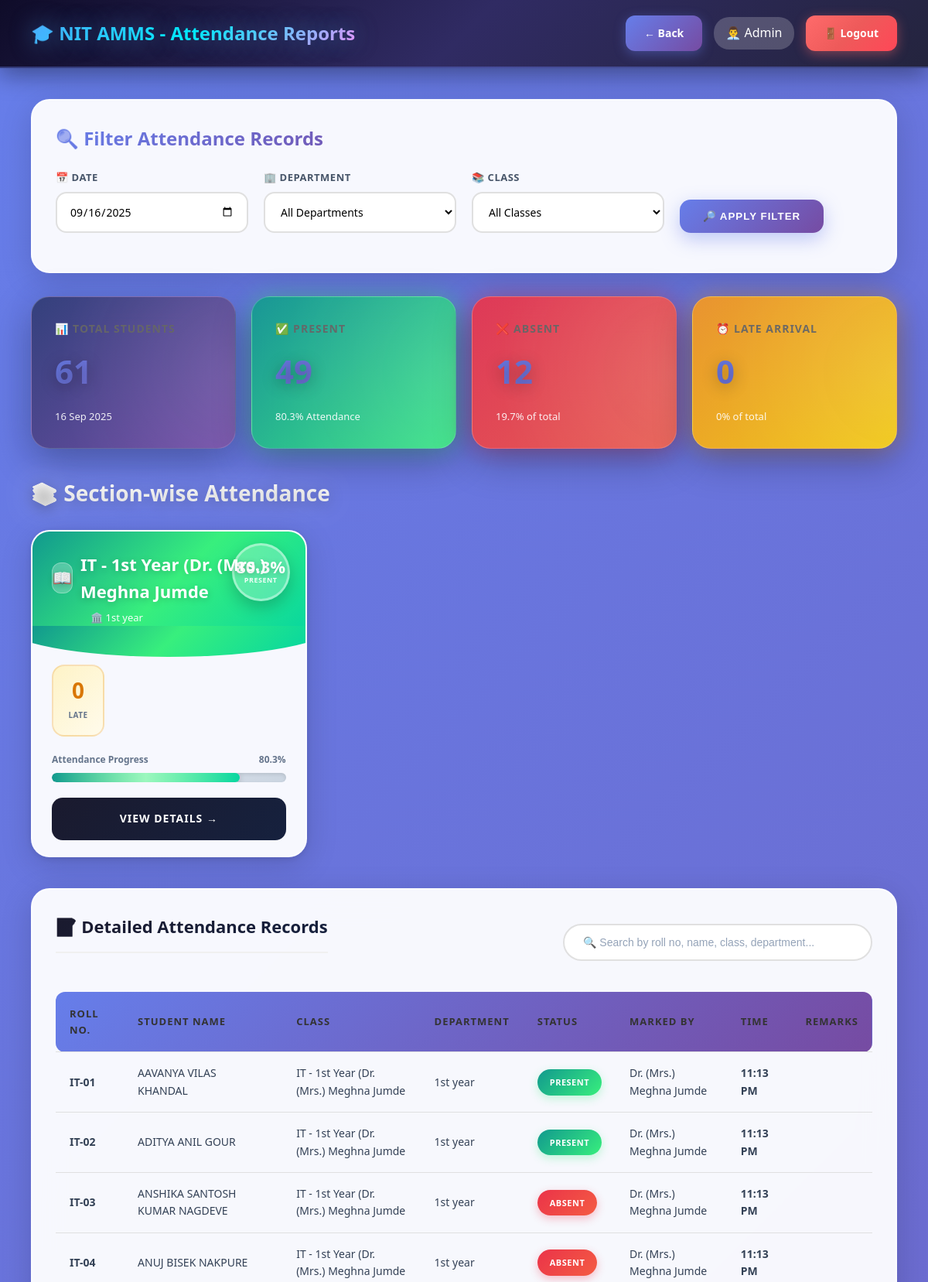
/admin/report_summary.php?date=2025-09-16 (signed in, upper part), run on the app's committed database.
### tables this page shows
CREATE TABLE `users` (
  `id` int(11) NOT NULL,
  `username` varchar(50) NOT NULL,
  `password` varchar(255) NOT NULL,
  `full_name` varchar(100) NOT NULL,
  `email` varchar(100) NOT NULL,
  `phone` varchar(15) DEFAULT NULL,
  `photo` varchar(255) DEFAULT NULL,
  `role` enum('admin','hod','teacher','student','parent','superadmin') NOT NULL,
  `department_id` int(11) DEFAULT NULL,
  `is_active` tinyint(1) DEFAULT 1,
  `created_at` timestamp NOT NULL DEFAULT current_timestamp()
);

CREATE TABLE `classes` (
  `id` int(11) NOT NULL,
  `class_name` varchar(100) NOT NULL,
  `department_id` int(11) NOT NULL,
  `year` int(11) NOT NULL,
  `section` varchar(10) NOT NULL,
  `teacher_id` int(11) NOT NULL,
  `semester` int(11) NOT NULL,
  `academic_year` varchar(20) NOT NULL,
  `created_at` timestamp NOT NULL DEFAULT current_timestamp()
);

CREATE TABLE `departments` (
  `id` int(11) NOT NULL,
  `dept_name` varchar(100) NOT NULL,
  `dept_code` varchar(20) NOT NULL,
  `hod_id` int(11) DEFAULT NULL,
  `created_at` timestamp NOT NULL DEFAULT current_timestamp()
);

CREATE TABLE `student_attendance` (
  `id` int(11) NOT NULL,
  `student_id` int(11) NOT NULL,
  `class_id` int(11) NOT NULL,
  `attendance_date` date NOT NULL,
  `status` enum('present','absent','late') NOT NULL,
  `remarks` text DEFAULT NULL,
  `marked_by` int(11) NOT NULL,
  `marked_at` timestamp NOT NULL DEFAULT current_timestamp()
);

CREATE TABLE `students` (
  `id` int(11) NOT NULL,
  `roll_number` varchar(50) NOT NULL,
  `full_name` varchar(100) NOT NULL,
  `email` varchar(100) NOT NULL,
  `phone` varchar(15) DEFAULT NULL,
  `photo` varchar(255) DEFAULT NULL,
  `password` varchar(255) NOT NULL,
  `department_id` int(11) NOT NULL,
  `class_id` int(11) NOT NULL,
  `year` int(11) NOT NULL,
  `semester` int(11) NOT NULL,
  `admission_year` varchar(10) DEFAULT NULL,
  `is_active` tinyint(1) DEFAULT 1,
  `created_at` timestamp NOT NULL DEFAULT current_timestamp()
);

### db.php (called while the page is built, shortened)
<?php
$conn = new mysqli(DB_HOST, DB_USER, DB_PASS, DB_NAME);
$conn->set_charset("utf8mb4");
$conn->query("SET time_zone = '+05:30'");
function isLoggedIn() {
    return isset($_SESSION['user_id']) && isset($_SESSION['role']);
}
function getCurrentUser() {
    global $conn;
    $user_id = $_SESSION['user_id'];
    $role = $_SESSION['role'];
    if ($role === 'student') {
        $query = "SELECT * FROM students WHERE id = ?";
    } elseif ($role === 'parent') {
        $query = "SELECT * FROM parents WHERE id = ?";
    } else {
        $query = "SELECT * FROM users WHERE id = ?";
    }
    $stmt = $conn->prepare($query);
    $stmt->bind_param("i", $user_id);
    $stmt->execute();
    $result = $stmt->get_result();
    return $result->fetch_assoc();
}
?>

### admin/report_summary.php (the view, shortened to what this page needs)
<?php
require_once '../db.php';
$user = getCurrentUser();
$filter_date = isset($_GET['date']) ? $_GET['date'] : date('Y-m-d');
$filter_department = isset($_GET['department']) ? intval($_GET['department']) : '';
$filter_class = isset($_GET['class']) ? intval($_GET['class']) : '';
$where_clauses = ["sa.attendance_date = '$filter_date'"];
$where_sql = implode(' AND ', $where_clauses);
$attendance_query = "SELECT sa.*, s.roll_number, s.full_name as student_name,
                     c.class_name, d.dept_name, u.full_name as teacher_name
                     FROM student_attendance sa
                     JOIN students s ON sa.student_id = s.id
                     JOIN classes c ON sa.class_id = c.id
                     JOIN departments d ON c.department_id = d.id
                     JOIN users u ON sa.marked_by = u.id
                     WHERE $where_sql ORDER BY c.class_name, s.roll_number";
$attendance_records = $conn->query($attendance_query);
$section_stats_query = "SELECT c.id as class_id, c.class_name, d.dept_name,
                COUNT(DISTINCT sa.student_id) as total_students,
                SUM(CASE WHEN sa.status = 'present' THEN 1 ELSE 0 END) as present,
                SUM(CASE WHEN sa.status = 'absent' THEN 1 ELSE 0 END) as absent,
                SUM(CASE WHEN sa.status = 'late' THEN 1 ELSE 0 END) as late
                FROM student_attendance sa
                JOIN classes c ON sa.class_id = c.id
                JOIN departments d ON c.department_id = d.id
                WHERE sa.attendance_date = '$filter_date'
                " . ($filter_department ? "AND d.id = $filter_department" : "") . "
                " . ($filter_class ? "AND c.id = $filter_class" : "") . "
                GROUP BY c.id, c.class_name, d.dept_name ORDER BY d.dept_name, c.class_name";
$section_stats = $conn->query($section_stats_query);
$stats_query = "SELECT COUNT(DISTINCT sa.student_id) as total,
                SUM(CASE WHEN status = 'present' THEN 1 ELSE 0 END) as present,
                SUM(CASE WHEN status = 'absent' THEN 1 ELSE 0 END) as absent,
                SUM(CASE WHEN status = 'late' THEN 1 ELSE 0 END) as late
                FROM student_attendance sa
                JOIN classes c ON sa.class_id = c.id
                JOIN departments d ON c.department_id = d.id WHERE $where_sql";
$stats = $conn->query($stats_query)->fetch_assoc();
$unique_students = $stats['total'];
$attendance_percentage = $unique_students > 0 ? round(($stats['present'] / $unique_students) * 100, 1) : 0;
?>
<!DOCTYPE html>
<html lang="en">
<head>
    <link rel="stylesheet" href="../assets/style.css">
</head>
<body>
    <nav class="navbar">
        <div><h1>🎓 NIT AMMS - Attendance Reports</h1></div>
        <div class="user-info">
            <a href="index.php" class="btn btn-secondary">← Back</a>
            <span>👨‍💼 <?php echo htmlspecialchars($user['full_name']); ?></span>
            <a href="../logout.php" class="btn btn-danger">🚪 Logout</a>
        </div>
    </nav>
    <div class="main-content">
        <div class="filter-container">
            <h3>🔍 Filter Attendance Records</h3>
            <form method="GET" class="filter-form">
                <div class="form-group">
                    <label>📅 Date</label>
                    <input type="date" name="date" value="<?php echo $filter_date; ?>" required>
                </div>
                <div class="form-group">
                    <label>🏢 Department</label>
                    <select name="department">
                        <option value="">All Departments</option>
                    </select>
                </div>
                <div class="form-group">
                    <label>📚 Class</label>
                    <select name="class">
                        <option value="">All Classes</option>
                    </select>
                </div>
                <div class="form-group">
                    <button type="submit" class="btn-filter">🔎 Apply Filter</button>
                </div>
            </form>
        </div>
        <div class="stats-grid">
            <div class="stat-card">
                <h3>📊 Total Students</h3>
                <div class="stat-value"><?php echo $unique_students; ?></div>
                <div class="stat-label"><?php echo date('d M Y', strtotime($filter_date)); ?></div>
            </div>
            <div class="stat-card present">
                <h3>✅ Present</h3>
                <div class="stat-value"><?php echo $stats['present']; ?></div>
                <div class="stat-label"><?php echo $attendance_percentage; ?>% Attendance</div>
            </div>
            <div class="stat-card absent">
                <h3>❌ Absent</h3>
                <div class="stat-value"><?php echo $stats['absent']; ?></div>
                <div class="stat-label"><?php echo $unique_students > 0 ? round(($stats['absent'] / $unique_students) * 100, 1) : 0; ?>% of total</div>
            </div>
            <div class="stat-card late">
                <h3>⏰ Late Arrival</h3>
                <div class="stat-value"><?php echo $stats['late']; ?></div>
                <div class="stat-label"><?php echo $unique_students > 0 ? round(($stats['late'] / $unique_students) * 100, 1) : 0; ?>% of total</div>
            </div>
        </div>
        <div class="section-container">
            <h2 class="section-header-title">📚 Section-wise Attendance</h2>
            <?php if ($section_stats->num_rows > 0): ?>
            <div class="section-grid">
                <?php while ($section = $section_stats->fetch_assoc()):
                    $pct = $section['total_students'] > 0 ? round(($section['present'] / $section['total_students']) * 100, 1) : 0;
                    $lvl = $pct >= 75 ? 'high' : ($pct >= 50 ? 'medium' : 'low');
                ?>
                <div class="section-card <?php echo $lvl; ?>">
                    <div class="card-header">
                        <div class="class-info">
                            <h4 class="class-name">
                                <span class="class-icon">📖</span>
                                <?php echo htmlspecialchars($section['class_name']); ?>
                            </h4>
                            <p class="dept-name">🏛️ <?php echo htmlspecialchars($section['dept_name']); ?></p>
                        </div>
                        <div class="percentage-circle">
                            <span class="percentage-value"><?php echo $pct; ?>%</span>
                            <span class="percentage-label">Present</span>
                        </div>
                    </div>
                    <div class="card-body">
                        <div class="stats-row">
                            <div class="stat-item late">
                                <span class="stat-num"><?php echo $section['late']; ?></span>
                                <span class="stat-text">Late</span>
                            </div>
                        </div>
                        <div class="progress-container">
                            <div class="progress-labels">
                                <span>Attendance Progress</span>
                                <span><?php echo $pct; ?>%</span>
                            </div>
                            <div class="progress-bar">
                                <div class="progress-fill" style="width: <?php echo $pct; ?>%;"></div>
                            </div>
                        </div>
                        <a href="?date=<?php echo $filter_date; ?>&class=<?php echo $section['class_id']; ?>" class="view-btn">
                            View Details →
                        </a>
                    </div>
                </div>
                <?php endwhile; ?>
            </div>
            <?php else: ?>
            <div class="no-data"><h3>📭 No Section Data</h3><p>No attendance records found for sections on this date.</p></div>
            <?php endif; ?>
        </div>
        <div class="table-container">
            <div class="table-header-with-search">
                <h3>📝 Detailed Attendance Records</h3>
                <input type="text" id="searchInput" onkeyup="searchTable()"
                       placeholder="🔍 Search by roll no, name, class, department...">
            </div>
            <?php if ($attendance_records->num_rows > 0): ?>
            <table id="attendanceTable">
                <thead>
                    <tr>
                        <th>Roll No.</th>
                        <th>Student Name</th>
                        <th>Class</th>
                        <th>Department</th>
                        <th>Status</th>
                        <th>Marked By</th>
                        <th>Time</th>
                        <th>Remarks</th>
                    </tr>
                </thead>
                <tbody>
                    <?php $attendance_records->data_seek(0); while ($r = $attendance_records->fetch_assoc()):
                        $sc = $r['status'] === 'present' ? 'badge-success' : ($r['status'] === 'absent' ? 'badge-danger' : 'badge-warning');
                    ?>
                    <tr>
                        <td><strong><?php echo htmlspecialchars($r['roll_number']); ?></strong></td>
                        <td><?php echo htmlspecialchars($r['student_name']); ?></td>
                        <td><?php echo htmlspecialchars($r['class_name']); ?></td>
                        <td><?php echo htmlspecialchars($r['dept_name']); ?></td>
                        <td><span class="badge <?php echo $sc; ?>"><?php echo strtoupper($r['status']); ?></span></td>
                        <td><?php echo htmlspecialchars($r['teacher_name']); ?></td>
                        <td><strong><?php echo date('h:i A', strtotime($r['marked_at'])); ?></strong></td>
                        <td><?php echo htmlspecialchars($r['remarks'] ?? '-'); ?></td>
                    </tr>
                    <?php endwhile; ?>
                </tbody>
            </table>
            <?php else: ?>
            <div class="no-data"><h3>📭 No Records Found</h3><p>No attendance records found for the selected filters.</p></div>
            <?php endif; ?>
        </div>
    </div>
</body>
</html>

### assets/style.css (style rules this page uses)
* { margin: 0; padding: 0; box-sizing: border-box; }
body { font-family: 'Segoe UI', Tahoma, Geneva, Verdana, sans-serif; background: linear-gradient(135deg, #667eea 0%, #764ba2 50%, #f093fb 100%); color: #333; line-height: 1.6; }
.form-group { margin-bottom: 20px; }
.form-group label { display: block; margin-bottom: 8px; color: #333; font-weight: 600; font-size: 14px; }
.form-group input, .form-group select, .form-group textarea { width: 100%; padding: 12px 15px; border: 2px solid #e0e0e0; border-radius: 10px; font-size: 14px; transition: all 0.3s ease; font-family: inherit; }
.btn { padding: 12px 24px; border: none; border-radius: 10px; font-size: 14px; font-weight: 600; cursor: pointer; transition: all 0.3s ease; text-decoration: none; display: inline-block; text-align: center; }
.btn-danger { background: #dc3545; color: white; }
.btn-secondary { background: #6c757d; color: white; }
.navbar { background: linear-gradient(135deg, #667eea 0%, #764ba2 100%); color: white; padding: 20px 30px; display: flex; justify-content: space-between; align-items: center; box-shadow: 0 2px 10px rgba(0, 0, 0, 0.1); position: sticky; top: 0; z-index: 100; }
.navbar h1 { font-size: 24px; font-weight: 600; }
.navbar .user-info { display: flex; align-items: center; gap: 15px; }
.navbar .user-info span { background: rgba(255, 255, 255, 0.2); padding: 8px 15px; border-radius: 20px; }
.main-content { padding: 30px; max-width: 1400px; margin: 0 auto; }
.main-content h2 { margin-bottom: 25px; color: #333; font-size: 28px; }
.main-content h3 { margin-bottom: 20px; color: #333; font-size: 20px; }
.stats-grid { display: grid; grid-template-columns: repeat(auto-fit, minmax(250px, 1fr)); gap: 25px; margin-bottom: 30px; }
.stat-card { background: white; padding: 30px; border-radius: 15px; box-shadow: 0 2px 10px rgba(0, 0, 0, 0.08); transition: all 0.3s ease; position: relative; overflow: hidden; }
.stat-card::before { content: ''; position: absolute; top: 0; left: 0; width: 4px; height: 100%; background: linear-gradient(135deg, #667eea 0%, #764ba2 100%); }
.stat-card h3 { font-size: 14px; color: #666; margin-bottom: 15px; text-transform: uppercase; letter-spacing: 0.5px; }
.stat-card .stat-value { font-size: 42px; font-weight: bold; background: linear-gradient(135deg, #667eea 0%, #764ba2 100%); -webkit-background-clip: text; -webkit-text-fill-color: transparent; background-clip: text; margin-bottom: 15px; }
.table-container { background: white; border-radius: 15px; padding: 25px; box-shadow: 0 2px 10px rgba(0, 0, 0, 0.08); overflow-x: auto; margin-bottom: 30px; }
.table-container h3 { margin-bottom: 20px; color: #333; font-size: 20px; padding-bottom: 15px; border-bottom: 2px solid #f0f0f0; }
table { width: 100%; border-collapse: collapse; }
table thead { background: #f8f9fa; }
table th, table td { padding: 15px; text-align: left; border-bottom: 1px solid #e0e0e0; }
table th { font-weight: 600; color: #333; text-transform: uppercase; font-size: 12px; letter-spacing: 0.5px; }
.badge { padding: 6px 12px; border-radius: 20px; font-size: 12px; font-weight: 600; display: inline-block; }
.badge-success { background: #d4edda; color: #155724; }
.badge-danger { background: #f8d7da; color: #721c24; }

### data on the page
users: full_name "Admin"
classes: class_name "IT - 1st Year (Dr. (Mrs.) Meghna Jumde", department.dept_name "1st year", pct "80.3", late "0"
student_attendance: students.roll_number "IT-01", students.full_name "AAVANYA VILAS KHANDAL", class.class_name "IT - 1st Year (Dr. (Mrs.) Meghna Jumde", departments.dept_name "1st year", status "PRESENT", users.full_name "Dr. (Mrs.) Meghna Jumde", marked_at "11:13 PM"
student_attendance: students.roll_number "IT-02", students.full_name "ADITYA ANIL GOUR", class.class_name "IT - 1st Year (Dr. (Mrs.) Meghna Jumde", departments.dept_name "1st year", status "PRESENT", users.full_name "Dr. (Mrs.) Meghna Jumde", marked_at "11:13 PM"
student_attendance: students.roll_number "IT-03", students.full_name "ANSHIKA SANTOSH KUMAR NAGDEVE", class.class_name "IT - 1st Year (Dr. (Mrs.) Meghna Jumde", departments.dept_name "1st year", status "ABSENT", users.full_name "Dr. (Mrs.) Meghna Jumde", marked_at "11:13 PM"
student_attendance: students.roll_number "IT-04", students.full_name "ANUJ BISEK NAKPURE", class.class_name "IT - 1st Year (Dr. (Mrs.) Meghna Jumde", departments.dept_name "1st year", status "ABSENT", users.full_name "Dr. (Mrs.) Meghna Jumde", marked_at "11:13 PM"

### other printed values
$unique_students "61"
date('d M Y', strtotime($filter_date)) "16 Sep 2025"
$stats['present'] "49"
$attendance_percentage "80.3"
$stats['late'] "0"
